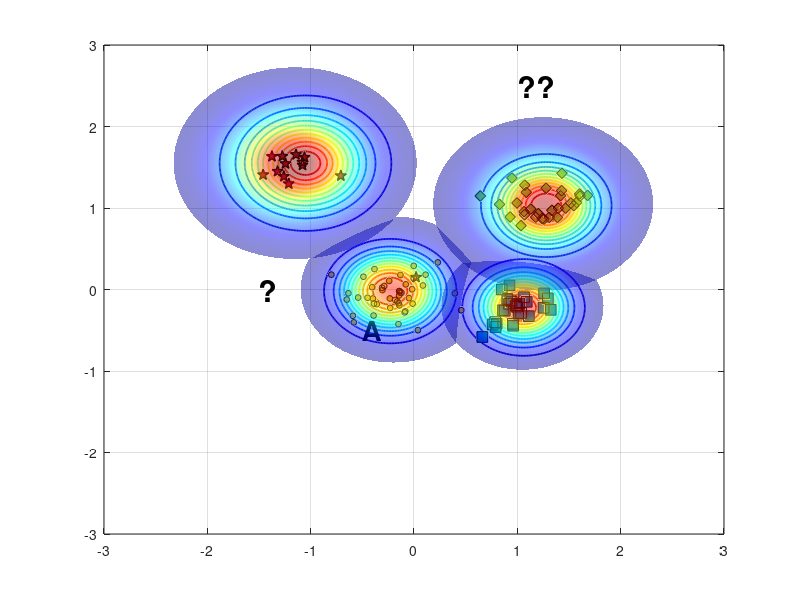

The MATLAB script that drew this image: (Note: this script raises an error after producing the figure.)
%% Reproduce EVM-style demo figure (no toolboxes)
clear; close all; clc; rng(7);

% ---------- 1) 合成四类二维数据 ----------
% 类中心（大致对应图中位置）
C_star  = [-1.15  1.55];   % 红色星
C_diam  = [ 1.25  1.05];   % 绿色菱形
C_square= [ 1.05 -0.20];   % 蓝色方块
C_dot   = [-0.20  0.00];   % 蓝色小点（被 A 标注影响的那簇）

% 协方差（控制每簇形状）
S = @(sx,sy,rho)[sx^2 rho*sx*sy; rho*sx*sy sy^2];
Sig_star   = S(0.18,0.20, 0.05);
Sig_diam   = S(0.22,0.18,-0.10);
Sig_square = S(0.20,0.16, 0.05);
Sig_dot    = S(0.25,0.18, 0.00);

% 从高斯采样（不用 mvnrnd）
sample = @(N,mu,SIG) (randn(N,2)*chol(SIG,'lower') + mu);

X_star   = sample(12,C_star,   Sig_star);
X_diam   = sample(30,C_diam,   Sig_diam);
X_square = sample(28,C_square, Sig_square);
X_dot    = sample(45,C_dot,    Sig_dot);

% 加一个“离群星”靠近 A（见原图左中）
X_star = [X_star; 0.02 0.15];

% ---------- 2) 底面散点与样式 ----------
figure('Color','w','Position',[100,100,800,600]);
hold on; box on; grid on;
z0 = 0; % 所有散点都放在 z=0 的平面

% 确保按照绘制顺序叠放，便于把散点置顶
set(gca,'SortMethod','childorder');

h_star   = scatter3(X_star(:,1),  X_star(:,2),  z0+zeros(size(X_star,1),1),  70, ...
        'pentagram', 'filled', 'MarkerEdgeColor','k', 'MarkerFaceColor',[0.635294 0.0784314 0.184314], 'LineWidth',1.0); % 红色五角星 #A2142F
h_diam   = scatter3(X_diam(:,1),  X_diam(:,2),  z0+zeros(size(X_diam,1),1),  60, ...
        'd', 'filled', 'MarkerEdgeColor','k', 'MarkerFaceColor',[0.466667 0.674510 0.188235]); % 绿色菱形 #77AC30
h_square = scatter3(X_square(:,1),X_square(:,2),z0+zeros(size(X_square,1),1),60, ...
        's', 'filled', 'MarkerEdgeColor','k', 'MarkerFaceColor',[0 0.447059 0.741176]); % 蓝色正方形 #0072BD
h_dot    = scatter3(X_dot(:,1),   X_dot(:,2),   z0+zeros(size(X_dot,1),1),   18, ...
        'o', 'filled', 'MarkerEdgeColor','k', 'MarkerFaceColor',[0.929412 0.694118 0.125490]); % 黄色圆形 #EDB120


% ---------- 3) ψ-model 等值环（彩色同心） ----------
% 采用带形状参的径向函数 psi(r) = exp(-(r/s)^t)
psi = @(X,Y,cx,cy,s,t) exp( - ( sqrt((X-cx).^2 + (Y-cy).^2) ./ s ).^t );

% 选几处“极端向量/代表点”（包含 A 所在）
EV = [ -0.23 -0.02 ;   % A 对应蓝点极端向量
        1.06 -0.22 ;   % 蓝方块
        1.28  1.03 ;   % 绿菱形
       -1.05  1.55 ];  % 红星
scale = [0.42, 0.36, 0.40, 0.48];   % 各自 scale
shape = [2.6,  2.2,  2.4,  2.0];    % 各自 shape

% 网格
[xg,yg] = meshgrid(linspace(-3,3,400));
colormap(jet); caxis([0 1]);

% 等高线层级（红到蓝：高到低）
levels = linspace(1.0,0.05,12);

for k = 1:size(EV,1)
    Z = psi(xg,yg,EV(k,1),EV(k,2),scale(k),shape(k));
    [~, h] = contour(xg,yg,Z,levels);    % 直接画在底面，保持颜色映射
    set(h,'LineWidth',1.25);

    % 将等高线明确压到 z=0（兼容不同 MATLAB 版本）
    ch = get(h,'Children');
    for ic = 1:numel(ch)
        zd = get(ch(ic),'ZData');
        if ~isempty(zd)
            set(ch(ic),'ZData',zeros(size(zd))); % 强制贴在 z=0
        end
    end
end

% 标出 A 与问号
h_A = text(-0.5,-0.5,0,'A','FontWeight','bold','FontSize',20,'Color','k');
text( 1, 2.5,0,'??','FontWeight','bold','FontSize',22,'Color','k');
text( -1.5,0,0,'?','FontWeight','bold','FontSize',22,'Color','k');

% ---------- 4) 上方半透明“钟形面”（表示类支持/概率） ----------
% 用四个高斯穹顶，中心与各簇一致
gauss2 = @(X,Y,cx,cy,s) exp(-((X-cx).^2 + (Y-cy).^2)/(2*s^2));
tops  = {C_star, C_diam, C_square, C_dot};
sigT  = [0.42 0.38 0.28 0.32];   % 调大 sigma，使穹顶更集中
amp   = [1.05 0.95 0.90 0.85];

% 抬高穹顶，并缩小每个穹顶的覆盖范围（为每个穹顶使用局部网格）
zlift      = 0.22;   % 统一抬高量（不改变颜色映射）
spanFactor = 2.8;    % 每个穹顶半宽 = spanFactor * sigma（越小覆盖越小）
gridN      = 121;    % 局部网格分辨率
thetaN     = 181;    % 角向分辨率（圆形采样）

for i=1:4
    cx = tops{i}(1); cy = tops{i}(2);
    span = spanFactor * sigT(i);
    % 极坐标圆形采样
    rVec = linspace(0, span, gridN);
    thVec = linspace(0, 2*pi, thetaN);
    [Rg, Tg] = ndgrid(rVec, thVec);
    xgi = cx + Rg .* cos(Tg);
    ygi = cy + Rg .* sin(Tg);

    Zt = amp(i) * gauss2(xgi,ygi,cx,cy,sigT(i));
    % 用 Zt 作为颜色，Zt+zlift 作为高度，从而抬高且保留原色
    s1 = surf(xgi,ygi, Zt + zlift, Zt, 'EdgeColor','none', 'FaceAlpha',0.45);
end
shading interp; 
% camlight headlight; 
lighting gouraud;

% 将散点推到顶层
uistack([h_star h_diam h_square h_dot], 'top');
% 将A推到顶层
uistack(h_A, 'top');

% ---------- 5) 轴、视角与观感 ----------
xlim([-2 2]); ylim([-1 3]); zlim([0 1.25]); view(47,21);
axis vis3d; daspect([1 1 0.8]);
set(gca,'FontName','Times New Roman','FontSize',12,'LineWidth',1);
% xlabel('x'); ylabel('y'); zlabel('score / \psi');

% 网格和背景风格
grid on; 
% set(gca,'GridAlpha',0.2,'MinorGridAlpha',0.2);
